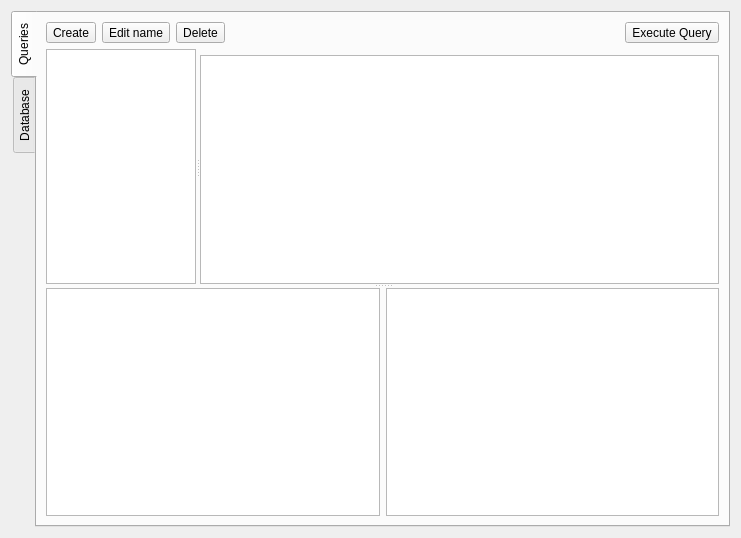
<?xml version="1.0" encoding="UTF-8"?>
<ui version="4.0">
 <class>designerQueryWidget</class>
 <widget class="QWidget" name="designerQueryWidget">
  <property name="geometry">
   <rect>
    <x>0</x>
    <y>0</y>
    <width>741</width>
    <height>538</height>
   </rect>
  </property>
  <property name="sizePolicy">
   <sizepolicy hsizetype="Preferred" vsizetype="Preferred">
    <horstretch>0</horstretch>
    <verstretch>0</verstretch>
   </sizepolicy>
  </property>
  <property name="windowTitle">
   <string>Querys</string>
  </property>
  <layout class="QGridLayout" name="gridLayout">
   <item row="0" column="0">
    <widget class="QTabWidget" name="m_tw">
     <property name="layoutDirection">
      <enum>Qt::LeftToRight</enum>
     </property>
     <property name="tabPosition">
      <enum>QTabWidget::West</enum>
     </property>
     <property name="currentIndex">
      <number>0</number>
     </property>
     <widget class="QWidget" name="tabQueries">
      <attribute name="title">
       <string>Queries</string>
      </attribute>
      <layout class="QVBoxLayout" name="verticalLayout_2">
       <item>
        <layout class="QHBoxLayout">
         <property name="margin">
          <number>0</number>
         </property>
         <item>
          <widget class="QToolButton" name="m_createButton">
           <property name="toolTip">
            <string>Add new query</string>
           </property>
           <property name="text">
            <string>Create</string>
           </property>
           <property name="icon">
            <iconset resource="report.qrc">
             <normaloff>:/images/add.png</normaloff>:/images/add.png</iconset>
           </property>
          </widget>
         </item>
         <item>
          <widget class="QToolButton" name="m_editName">
           <property name="text">
            <string>Edit name</string>
           </property>
           <property name="icon">
            <iconset resource="report.qrc">
             <normaloff>:/images/edit.png</normaloff>:/images/edit.png</iconset>
           </property>
          </widget>
         </item>
         <item>
          <widget class="QToolButton" name="m_deleteButton">
           <property name="toolTip">
            <string>Delete Query</string>
           </property>
           <property name="text">
            <string>Delete</string>
           </property>
           <property name="icon">
            <iconset resource="report.qrc">
             <normaloff>:/images/delete.png</normaloff>:/images/delete.png</iconset>
           </property>
          </widget>
         </item>
         <item>
          <spacer name="horizontalSpacer">
           <property name="orientation">
            <enum>Qt::Horizontal</enum>
           </property>
           <property name="sizeHint" stdset="0">
            <size>
             <width>40</width>
             <height>20</height>
            </size>
           </property>
          </spacer>
         </item>
         <item>
          <widget class="QToolButton" name="bQueryExec">
           <property name="toolTip">
            <string>Execute Query</string>
           </property>
           <property name="text">
            <string>Execute Query</string>
           </property>
           <property name="icon">
            <iconset resource="report.qrc">
             <normaloff>:/images/validate.png</normaloff>:/images/validate.png</iconset>
           </property>
          </widget>
         </item>
        </layout>
       </item>
       <item>
        <widget class="QSplitter" name="splitter_3">
         <property name="orientation">
          <enum>Qt::Vertical</enum>
         </property>
         <widget class="QSplitter" name="splitter_2">
          <property name="orientation">
           <enum>Qt::Horizontal</enum>
          </property>
          <widget class="QListWidget" name="m_listWidget">
           <property name="sizePolicy">
            <sizepolicy hsizetype="Expanding" vsizetype="Expanding">
             <horstretch>0</horstretch>
             <verstretch>0</verstretch>
            </sizepolicy>
           </property>
           <property name="maximumSize">
            <size>
             <width>150</width>
             <height>16777215</height>
            </size>
           </property>
           <property name="editTriggers">
            <set>QAbstractItemView::DoubleClicked|QAbstractItemView::EditKeyPressed</set>
           </property>
          </widget>
          <widget class="QWidget" name="layoutWidget">
           <layout class="QVBoxLayout" name="verticalLayout">
            <item>
             <widget class="QFrame" name="frame">
              <property name="frameShape">
               <enum>QFrame::StyledPanel</enum>
              </property>
              <property name="frameShadow">
               <enum>QFrame::Raised</enum>
              </property>
             </widget>
            </item>
            <item>
             <widget class="QTextEdit" name="editQuery">
              <property name="sizePolicy">
               <sizepolicy hsizetype="MinimumExpanding" vsizetype="MinimumExpanding">
                <horstretch>0</horstretch>
                <verstretch>0</verstretch>
               </sizepolicy>
              </property>
              <property name="acceptRichText">
               <bool>false</bool>
              </property>
             </widget>
            </item>
           </layout>
          </widget>
         </widget>
         <widget class="QWidget" name="layoutWidget">
          <layout class="QHBoxLayout" name="horizontalLayout">
           <item>
            <widget class="QTextEdit" name="queryResultText">
             <property name="sizePolicy">
              <sizepolicy hsizetype="Expanding" vsizetype="MinimumExpanding">
               <horstretch>0</horstretch>
               <verstretch>0</verstretch>
              </sizepolicy>
             </property>
             <property name="readOnly">
              <bool>true</bool>
             </property>
             <property name="acceptRichText">
              <bool>false</bool>
             </property>
            </widget>
           </item>
           <item>
            <widget class="QTableView" name="queryTable">
             <property name="sizePolicy">
              <sizepolicy hsizetype="Expanding" vsizetype="MinimumExpanding">
               <horstretch>0</horstretch>
               <verstretch>0</verstretch>
              </sizepolicy>
             </property>
             <property name="alternatingRowColors">
              <bool>true</bool>
             </property>
             <property name="selectionMode">
              <enum>QAbstractItemView::ContiguousSelection</enum>
             </property>
            </widget>
           </item>
          </layout>
         </widget>
        </widget>
       </item>
      </layout>
     </widget>
     <widget class="QWidget" name="tabDatabase">
      <attribute name="title">
       <string>Database</string>
      </attribute>
      <layout class="QGridLayout" name="gridLayout_2">
       <item row="0" column="0">
        <layout class="QHBoxLayout" name="horizontalLayout_2">
         <item>
          <widget class="QListWidget" name="tablesList">
           <property name="sizePolicy">
            <sizepolicy hsizetype="Minimum" vsizetype="Expanding">
             <horstretch>1</horstretch>
             <verstretch>0</verstretch>
            </sizepolicy>
           </property>
           <property name="maximumSize">
            <size>
             <width>150</width>
             <height>16777215</height>
            </size>
           </property>
           <property name="sizeIncrement">
            <size>
             <width>0</width>
             <height>0</height>
            </size>
           </property>
           <property name="baseSize">
            <size>
             <width>100</width>
             <height>0</height>
            </size>
           </property>
          </widget>
         </item>
         <item>
          <widget class="QTableView" name="dataTable">
           <property name="sizePolicy">
            <sizepolicy hsizetype="MinimumExpanding" vsizetype="Expanding">
             <horstretch>0</horstretch>
             <verstretch>0</verstretch>
            </sizepolicy>
           </property>
           <property name="alternatingRowColors">
            <bool>true</bool>
           </property>
           <property name="selectionMode">
            <enum>QAbstractItemView::ContiguousSelection</enum>
           </property>
          </widget>
         </item>
        </layout>
       </item>
      </layout>
     </widget>
    </widget>
   </item>
  </layout>
 </widget>
 <resources>
  <include location="report.qrc"/>
 </resources>
 <connections/>
</ui>
